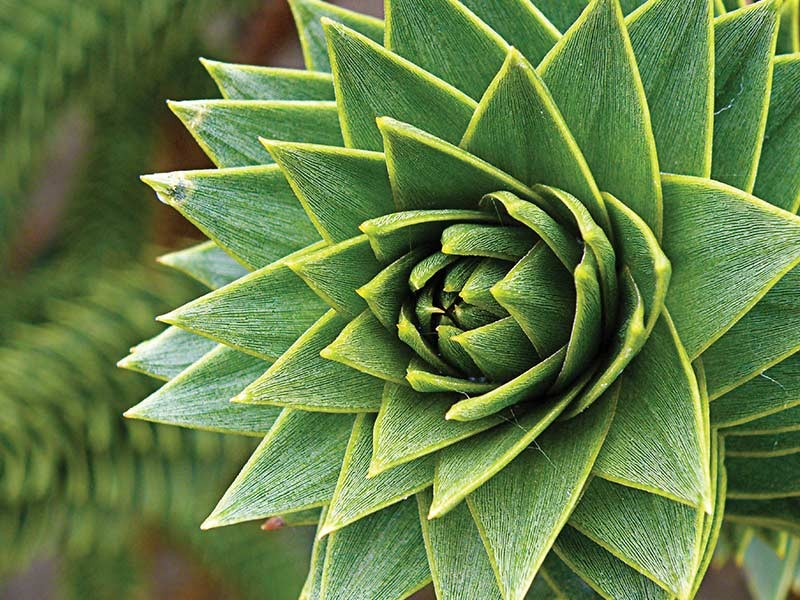
#> input picture features/geometricFlower.jpg, 800 x 600 px
$ python harrisEdgeDet.py
#> lines starting #> are read from the running program, lines starting #| are printed output that depends on the picture; after the words box and inside, x2 and y2 are one past the last pixel; in counts of white or black regions, pixels touching at a corner belong together
import cv2
import numpy as np

img = cv2.imread('geometricFlower.jpg', 1)
#> img is the input picture: shape (600, 800, 3); mean B, G, R 70.1, 127.2, 99.5
gray = cv2.cvtColor(img, cv2.COLOR_BGR2GRAY)
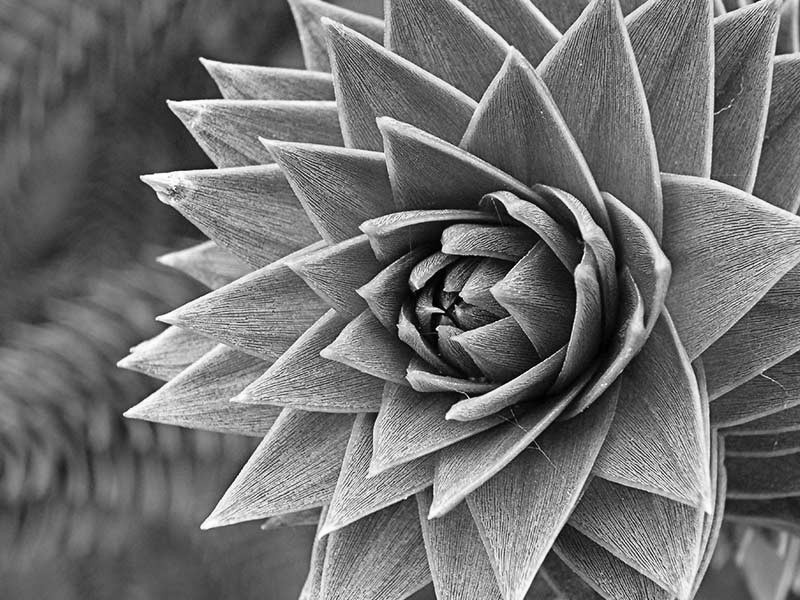
#> gray: shape (600, 800); min 0, max 255, mean 112.4
# For Harris corner det. float 32 type is needed.
gray = np.float32(gray)
dst = cv2.cornerHarris(gray, 5, 5, 0.1)
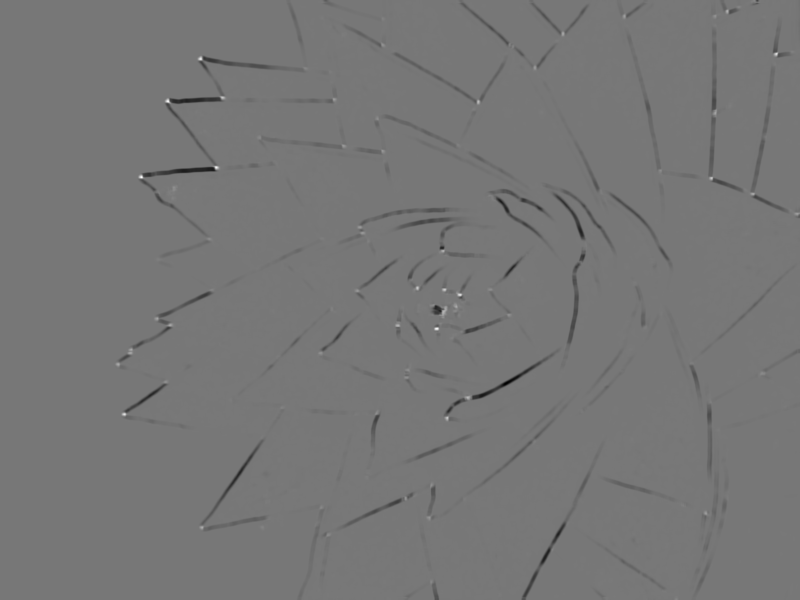
#> dst: shape (600, 800) float32; min -3.56e+09, max 4.01e+09, mean -32581240; drawn with min black and max white

img[dst > 0.01 * dst.max()] = [0, 0, 255]
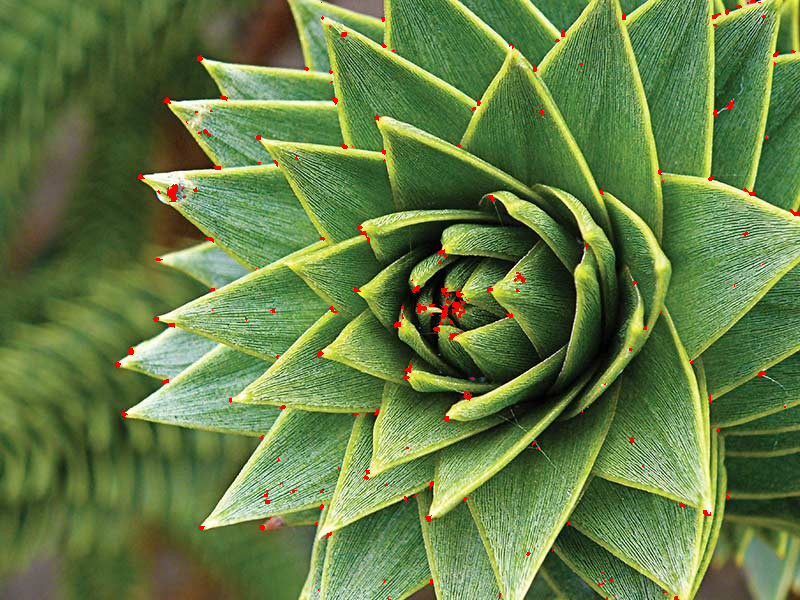
#> img: shape (600, 800, 3); 0.67% of pixels changed, all inside (x1, y1, x2, y2) = (115, 0, 800, 600)

cv2.imshow('corners', img)
cv2.waitKey(0)
cv2.destroyAllWindows()
